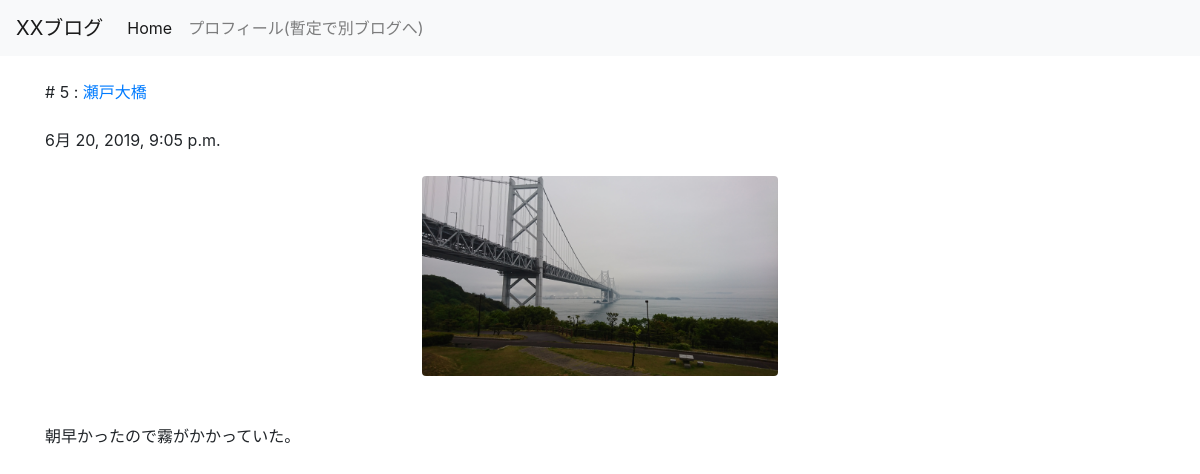
The app's page /posts/5 with its own data.
### posts/models.py (models this page shows, shortened)
class Post(models.Model):
    title = models.CharField(max_length=100)
    published = models.DateTimeField()
    image = models.ImageField(upload_to='media/')
    body = models.TextField()

### posts/views.py (the view)
# urls.py: path('<int:post_id>', views.post_detail, name="post_detail")
def post_detail(request, post_id):
    post = get_object_or_404(Post, pk=post_id)
    return render(request, 'posts/post_detail.html', {'post': post})

### posts/templates/posts/post_detail.html (shortened to what this page needs)
<!DOCTYPE html>
<html lang="ja-jp">
<head>
    <link rel="stylesheet" href="https://stackpath.bootstrapcdn.com/bootstrap/4.3.1/css/bootstrap.min.css">
</head>
<body>
    <nav class="navbar navbar-expand-lg navbar-light bg-light">
        <a class="navbar-brand" href="#">XXブログ</a>
        <div class="collapse navbar-collapse" id="navbarSupportedContent">
            <ul class="navbar-nav mr-auto">
                <li class="nav-item active">
                    <a class="nav-link" href="#">Home <span class="sr-only">(current)</span></a>
                </li>
                <li class="nav-item">
                    <a class="nav-link" href="https://kininaru-news.info/">プロフィール(暫定で別ブログへ)</a>
                </li>
            </ul>
         </div>
    </nav>
    <br />
    <div class="container">
        # {{ post.id }} :
        <a href="{% url 'post_detail' post.id%}">{{ post.title }}</a>
        <br/><br/>
        {{ post.published }}
        <br/><br/>
        <img src="{{ post.image.url }}" class="img-fluid rounded mx-auto d-block" alt="Responsive image"
             style="max-height: 200px;"/>
        <br/><br/>
        {{ post.body }}
        <br/><br/>
    </div>
</body>
</html>

### records on screen
Post: id "5", title "瀬戸大橋", published "6月 20, 2019, 9:05 p.m.", image (picture), body "朝早かったので霧がかかっていた。"
